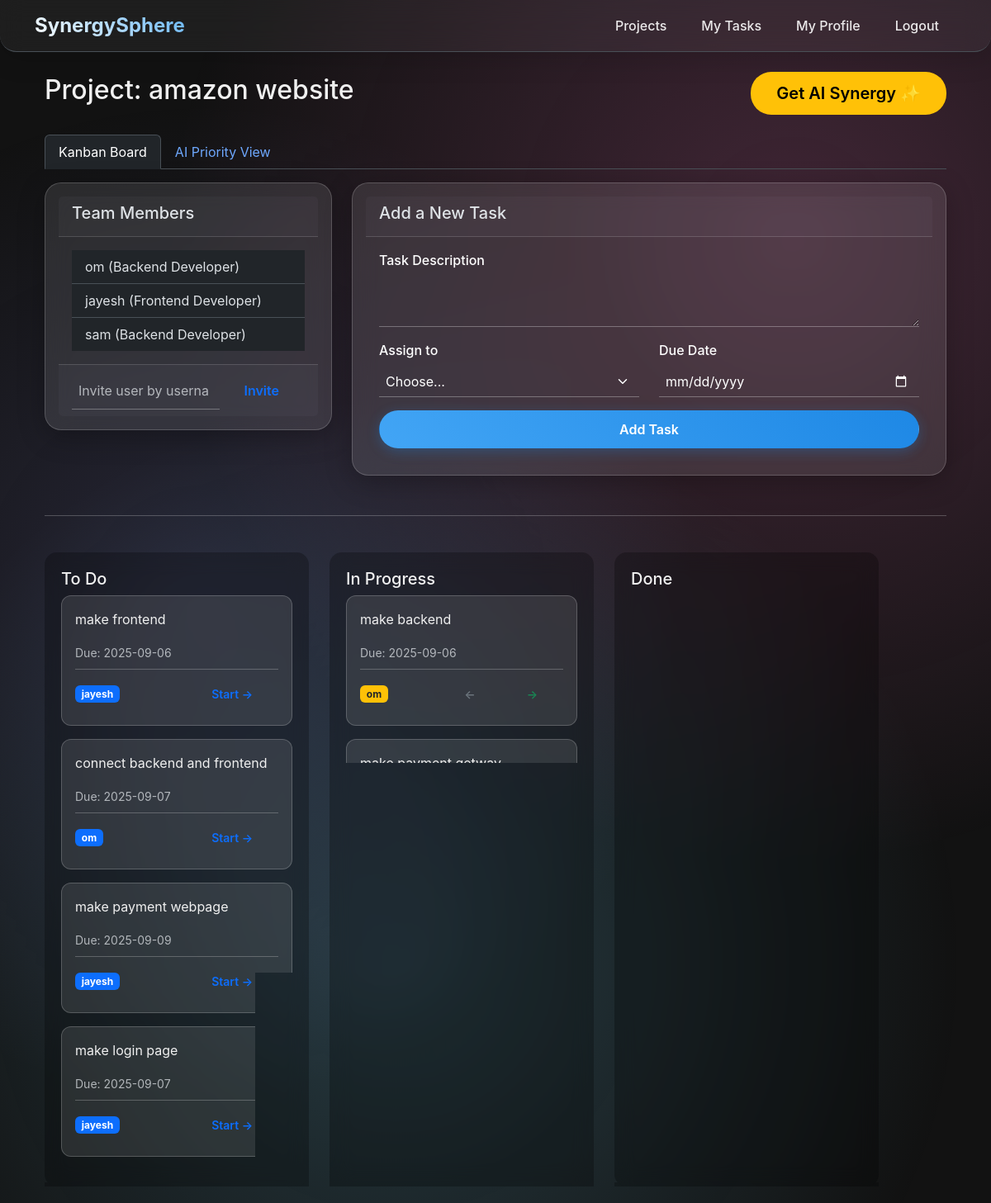
Screenshot of /project/1 (signed in) with the database file from the repository.
### app.py (models this page shows)
class Project(db.Model):
    id = db.Column(db.Integer, primary_key=True)
    name = db.Column(db.String(100), nullable=False)
    description = db.Column(db.Text, nullable=True)
    tags = db.Column(db.String(200), nullable=True)
    deadline = db.Column(db.Date, nullable=True)
    priority = db.Column(db.String(20), nullable=True)
    tasks = db.relationship('Task', backref='project', lazy=True, cascade="all, delete-orphan")

class User(db.Model, UserMixin):
    id = db.Column(db.Integer, primary_key=True)
    username = db.Column(db.String(20), unique=True, nullable=False)
    password = db.Column(db.String(60), nullable=False)
    role = db.Column(db.String(50), nullable=False, default='Developer')
    projects = db.relationship('Project', secondary=project_members, backref='members', lazy='dynamic')
    tasks = db.relationship('Task', backref='assignee', lazy=True)
    comments = db.relationship('Comment', backref='author', lazy=True)

class Task(db.Model):
    id = db.Column(db.Integer, primary_key=True)
    content = db.Column(db.Text, nullable=False)
    status = db.Column(db.String(20), nullable=False, default='To Do')
    priority = db.Column(db.Integer, nullable=False, default=50)
    due_date = db.Column(db.Date, nullable=True)
    project_id = db.Column(db.Integer, db.ForeignKey('project.id'), nullable=False)
    assignee_id = db.Column(db.Integer, db.ForeignKey('user.id'), nullable=True)
    comments = db.relationship('Comment', backref='task', lazy=True, cascade="all, delete-orphan")

### app.py (the view)
@app.route('/project/<int:project_id>')
@login_required
def project_board(project_id):
    project = Project.query.get_or_404(project_id)
    if current_user not in project.members:
        flash("You are not a member of this project.", "danger"); return redirect(url_for('dashboard'))
    tasks = Task.query.filter_by(project_id=project.id).all()
    return render_template('board.html', project=project, tasks=tasks)

### app.py (called while the page is built)
@login_manager.user_loader
def load_user(user_id):
    return User.query.get(int(user_id))

### templates/board.html (shortened to what this page needs)
{% extends "layout.html" %}
{% block content %}
<div class="container-fluid">
    <div class="d-flex justify-content-between align-items-center mb-4">
        <h2>Project: {{ project.name }}</h2>
        <button id="get-ai-synergy" class="btn btn-lg btn-warning" data-project-id="{{ project.id }}">Get AI Synergy ✨</button>
    </div>
    <ul class="nav nav-tabs mb-3">
        <li class="nav-item">
            <a class="nav-link active" href="{{ url_for('project_board', project_id=project.id) }}">Kanban Board</a>
        </li>
        <li class="nav-item">
            <a class="nav-link" href="{{ url_for('priority_view', project_id=project.id) }}">AI Priority View</a>
        </li>
    </ul>
    <div class="row">
        <div class="col-lg-4 mb-4">
            <div class="card">
                <div class="card-header"><h5>Team Members</h5></div>
                <div class="card-body"><ul class="list-group list-group-flush">{% for member in project.members %}<li class="list-group-item">{{ member.username }} ({{member.role}})</li>{% endfor %}</ul></div>
                <div class="card-footer">
                    <form method="POST" action="{{ url_for('invite_user') }}"><input type="hidden" name="project_id" value="{{ project.id }}"><div class="input-group"><input type="text" class="form-control" name="username" placeholder="Invite user by username" required><button class="btn btn-outline-primary" type="submit">Invite</button></div></form>
                </div>
            </div>
        </div>
        <div class="col-lg-8 mb-4">
            <div class="card">
                <div class="card-header"><h5>Add a New Task</h5></div>
                <div class="card-body">
                    <form method="POST" action="{{ url_for('add_task') }}"><input type="hidden" name="project_id" value="{{ project.id }}"><div class="mb-3"><label for="content" class="form-label">Task Description</label><textarea class="form-control" id="content" name="content" required></textarea></div><div class="row"><div class="col-md-6 mb-3"><label for="assignee_id" class="form-label">Assign to</label><select class="form-select" id="assignee_id" name="assignee_id" required><option selected disabled value="">Choose...</option>{% for member in project.members %}<option value="{{ member.id }}">{{ member.username }}</option>{% endfor %}</select></div><div class="col-md-6 mb-3"><label for="due_date" class="form-label">Due Date</label><input type="date" class="form-control" id="due_date" name="due_date" required></div></div><button class="btn btn-primary w-100" type="submit">Add Task</button></form>
                </div>
            </div>
        </div>
    </div>
    <hr class="my-4">
    <div class="kanban-board">
        <div class="kanban-column">
            <h5 class="column-title">To Do</h5>
            {% for task in tasks %}{% if task.status == 'To Do' %}
            <div class="task-card">
                <a href="{{ url_for('task_detail', task_id=task.id) }}" class="task-link"><p>{{ task.content }}</p></a>
                <small class="text-muted">Due: {{ task.due_date.strftime('%Y-%m-%d') if task.due_date }}</small>
                <hr class="my-2"><div class="d-flex justify-content-between align-items-center"><span class="badge bg-primary">{{ task.assignee.username }}</span><form action="{{ url_for('move_task') }}" method="POST" class="m-0"><input type="hidden" name="task_id" value="{{ task.id }}"><input type="hidden" name="new_status" value="In Progress"><button type="submit" class="btn btn-sm btn-outline-primary">Start →</button></form></div>
            </div>
            {% endif %}{% endfor %}
        </div>
        <div class="kanban-column">
            <h5 class="column-title">In Progress</h5>
            {% for task in tasks %}{% if task.status == 'In Progress' %}
             <div class="task-card">
                <a href="{{ url_for('task_detail', task_id=task.id) }}" class="task-link"><p>{{ task.content }}</p></a>
                <small class="text-muted">Due: {{ task.due_date.strftime('%Y-%m-%d') if task.due_date }}</small>
                <hr class="my-2"><div class="d-flex justify-content-between align-items-center"><span class="badge bg-warning text-dark">{{ task.assignee.username }}</span><div><form action="{{ url_for('move_task') }}" method="POST" class="d-inline-block"><button type="submit" class="btn btn-sm btn-outline-secondary">←</button></form><form action="{{ url_for('move_task') }}" method="POST" class="d-inline-block"><button type="submit" class="btn btn-sm btn-outline-success">→</button></form></div></div>
            </div>
            {% endif %}{% endfor %}
        </div>
        <div class="kanban-column">
            <h5 class="column-title">Done</h5>
        </div>
    </div>
</div>
{% endblock %}

### templates/layout.html (shortened to what this page needs)
<!DOCTYPE html>
<html lang="en" data-bs-theme="dark">
<head>
    <link href="https://cdn.jsdelivr.net/npm/bootstrap@5.3.3/dist/css/bootstrap.min.css" rel="stylesheet">
    <link rel="stylesheet" href="{{ url_for('static', filename='css/style.css') }}">
</head>
<body>
    <nav class="navbar navbar-expand-lg navbar-dark bg-dark border-bottom">
        <div class="container">
            <a class="navbar-brand" href="{{ url_for('dashboard') }}">SynergySphere</a>
            <div class="d-flex">
                <ul class="navbar-nav me-auto mb-2 mb-lg-0">
                    {% if current_user.is_authenticated %}
                        <li class="nav-item">
                            <a class="nav-link" href="{{ url_for('dashboard') }}">Projects</a>
                        </li>
                        <li class="nav-item">
                            <a class="nav-link" href="{{ url_for('my_tasks') }}">My Tasks</a>
                        </li>
                        <li class="nav-item">
                            <a class="nav-link" href="{{ url_for('profile') }}">My Profile</a>
                        </li>
                        <li class="nav-item">
                            <a class="nav-link" href="{{ url_for('logout') }}">Logout</a>
                        </li>
                    {% else %}
                        <li class="nav-item">
                            <a class="nav-link" href="{{ url_for('login') }}">Login / Register</a>
                        </li>
                    {% endif %}
                </ul>
            </div>
        </div>
    </nav>
    <main class="container mt-4">
        {% block content %}{% endblock %}
    </main>
</body>
</html>

### static/css/style.css (style rules this page uses)
* { margin: 0; padding: 0; box-sizing: border-box; }
body { font-family: 'Poppins', -apple-system, BlinkMacSystemFont, 'Segoe UI', Roboto, Oxygen, Ubuntu, Cantarell, sans-serif; background: url('../img/background.jpg') no-repeat center center fixed; background-size: cover; min-height: 100vh; color: #f0f0f0; position: relative; overflow-x: hidden; }
body::before { content: ''; position: fixed; top: 0; left: 0; width: 100%; height: 100%; background: radial-gradient(circle at 20% 50%, rgba(120, 119, 198, 0.2) 0%, transparent 50%), radial-gradient(circle at 80% 20%, rgba(255, 119, 198, 0.2) 0%, transparent 50%), radial-gradient(circle at 40% 80%, rgba(120, 219, 255, 0.2) 0%, transparent 50%); animation: gradientShift 10s ease-in-out infinite; z-index: -2; }
.navbar { background: rgba(255, 255, 255, 0.05) !important; backdrop-filter: blur(15px); border-bottom: 1px solid rgba(255, 255, 255, 0.1); border-radius: 0 0 20px 20px; box-shadow: 0 8px 32px rgba(0,0,0,0.15); }
.navbar-brand { font-weight: 700 !important; font-size: 1.5rem !important; background: linear-gradient(45deg, #fff, #64b5f6); background-clip: text; -webkit-background-clip: text; -webkit-text-fill-color: transparent; }
.navbar-nav .nav-link { color: rgba(255, 255, 255, 0.9) !important; font-weight: 500; transition: all 0.3s ease; border-radius: 20px; padding: 8px 16px !important; margin: 0 5px; }
.card, .glass-card, .project-card { background: rgba(255, 255, 255, 0.1) !important; backdrop-filter: blur(15px) !important; border: 1px solid rgba(255, 255, 255, 0.18) !important; border-radius: 20px !important; box-shadow: 0 8px 32px rgba(0,0,0,0.25) !important; transition: all 0.3s ease; position: relative; overflow: hidden; padding: 1rem; }
.btn { border-radius: 25px !important; font-weight: 600; padding: 10px 30px; border: 1px solid transparent; transition: all 0.3s ease; position: relative; overflow: hidden; }
.btn::before { content: ''; position: absolute; top: 0; left: -100%; width: 100%; height: 100%; background: linear-gradient(90deg, transparent, rgba(255,255,255,0.2), transparent); transition: left 0.5s; }
.btn-primary { background: linear-gradient(45deg, #42a5f5, #1e88e5) !important; color: #fff !important; box-shadow: 0 4px 15px rgba(30,136,229,0.3); }
.form-label { color: #fff !important; font-weight: 500; }
.form-control, .form-select { background: transparent !important; border: none !important; border-bottom: 1px solid rgba(255,255,255,0.3) !important; border-radius: 0 !important; color: #fff !important; padding-left: 0.5rem !important; }
.form-select { -webkit-appearance: none !important; -moz-appearance: none !important; appearance: none !important; background-repeat: no-repeat !important; background-position: right 0.75rem center !important; background-size: 16px 12px !important; }
.kanban-board, .priority-board { display: flex; gap: 25px; overflow-x: auto; padding: 20px 0; }
.kanban-column, .priority-column { background: rgba(0,0,0,0.25); backdrop-filter: blur(12px); border-radius: 15px; padding: 20px; min-width: 320px; min-height: 60vh; position: relative; }
.task-card { background: rgba(255,255,255,0.1); border: 1px solid rgba(255,255,255,0.2); border-radius: 12px; padding: 1rem; margin-bottom: 1rem; transition: all 0.3s ease; }
.task-link { color: #f0f0f0; text-decoration: none; }

### rows the page displays
Project: name "amazon website"
User: username "om", role "Backend Developer"
User: username "jayesh", role "Frontend Developer"
User: username "sam", role "Backend Developer"
Task: content "make frontend", due_date "2025-09-06", assignee.username "jayesh"
Task: content "connect backend and frontend", due_date "2025-09-07", assignee.username "om"
Task: content "make payment webpage", due_date "2025-09-09", assignee.username "jayesh"
Task: content "make login page", due_date "2025-09-07", assignee.username "jayesh"
Task: content "make backend", due_date "2025-09-06", assignee.username "om"
Task: content "make payment getway"
